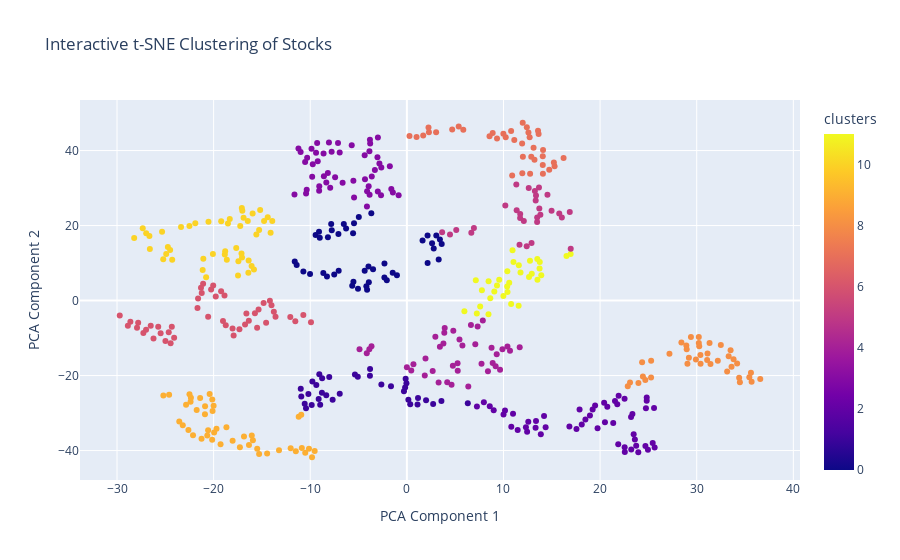

Write notebook code for a chart like this one.
### Code cell
fig = px.scatter(
    merged_tsne,
    x='PC1',
    y='PC2',
    color='clusters',
    hover_name='Symbol',
    hover_data=['Sector', 'Name'],
    title='Interactive t-SNE Clustering of Stocks',
    labels={'PC1': 'PCA Component 1', 'PC2': 'PCA Component 2', 'Name': 'Symbol', 'Sector': 'Sector', 'Name': 'Name'}
)
fig.show()

### Figure 1 — Plotly figure (JSON) as saved in the notebook; plotly's stock layout.template omitted (floating-point values rounded to 4 significant figures; data arrays with more than 128 entries replaced by an {"elided": "..."} marker saying what was removed)
{"data": [{"customdata": {"elided": "499x2 str values"}, "hovertemplate": "<b>%{hovertext}</b><br><br>PCA Component 1=%{x}<br>PCA Component 2=%{y}<br>Sector=%{customdata[0]}<br>Name=%{customdata[1]}<br>clusters=%{marker.color}<extra></extra>", "hovertext": {"elided": "499 str values"}, "legendgroup": "", "marker": {"color": {"elided": "499 int values"}, "coloraxis": "coloraxis", "symbol": "circle"}, "mode": "markers", "name": "", "orientation": "v", "showlegend": false, "type": "scatter", "x": {"elided": "499 float values"}, "xaxis": "x", "y": {"elided": "499 float values"}, "yaxis": "y"}], "layout": {"coloraxis": {"colorbar": {"title": {"text": "clusters"}}, "colorscale": [[0, "#0d0887"], [0.1111, "#46039f"], [0.2222, "#7201a8"], [0.3333, "#9c179e"], [0.4444, "#bd3786"], [0.5556, "#d8576b"], [0.6667, "#ed7953"], [0.7778, "#fb9f3a"], [0.8889, "#fdca26"], [1, "#f0f921"]]}, "legend": {"tracegroupgap": 0}, "title": {"text": "Interactive t-SNE Clustering of Stocks"}, "xaxis": {"anchor": "y", "domain": [0, 1], "title": {"text": "PCA Component 1"}}, "yaxis": {"anchor": "x", "domain": [0, 1], "title": {"text": "PCA Component 2"}}}}
